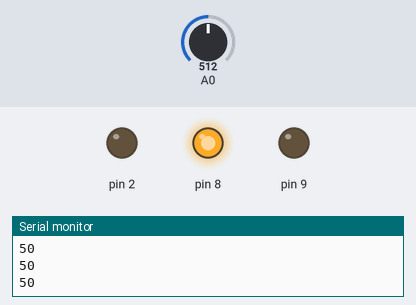
A sketch run on a simulated Arduino Uno, built with avr-gcc and run on an emulated ATmega328P. On the bench: output pins drawn as LEDs (lit = HIGH), the last lines printed to the serial monitor. Inputs (shaded band) come from the test bench; at power-on: A0 = 512.

Above: at 1.2 s.
1.3 s: A0 set to 324
2.8 s: A0 set to 298
At 3.9 s:
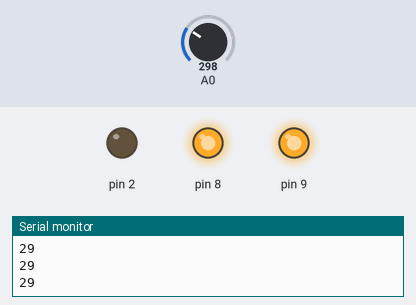
4.3 s: A0 set to 511
At 4.9 s:
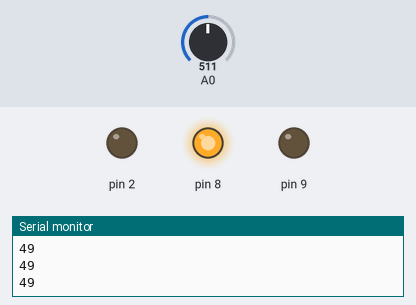
5.8 s: A0 set to 306
At 6.1 s:
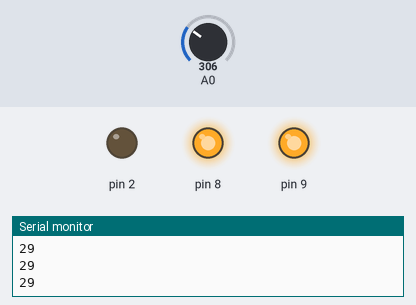
Timing chart, 0 to 8.3 s (numbered marks = the images above; inputs shaded):
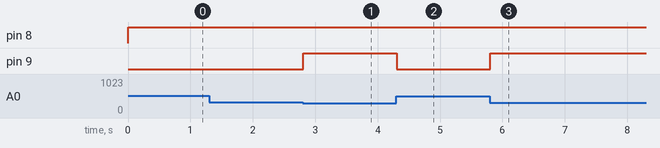

Measured:
- the behaviour switches between 307 and 306 on A0 (found by bisection; images 0 and 1)
- after the input at 2.8 s, pin 9: LOW → HIGH at once
- after the input at 4.3 s, pin 9: HIGH → LOW at once
- after the input at 5.8 s, pin 9: LOW → HIGH at once

The sketch:

DC_Motor_PWM.ino
```cpp
void setup() {
  Serial.begin(9600);
  pinMode(8,OUTPUT);
  pinMode(9,OUTPUT);
  pinMode(2,OUTPUT);
  }

void loop() {
   int sensorValue = analogRead(A0);
   int percent= map(sensorValue,0,1023,0,100); //anolog value mapping

Serial.println(percent);
//analogWrite(2,percent);   // PWM for speed control
{
   if (percent >= 30)
   {                  //motor rotate
digitalWrite(8,HIGH);
digitalWrite(9,LOW);

   }
else  // both input high motor stop
{
digitalWrite(8,HIGH);
digitalWrite(9,HIGH);

}
   }
/*
digitalWrite(8,HIGH);
digitalWrite(9,HIGH);
delay(2000);
*/
}
```
